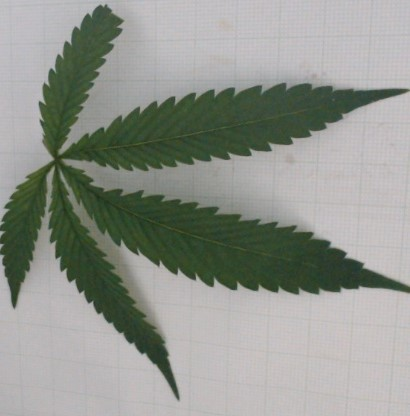
#> input picture image_RGB_20240509_051944_1.jpg, 410 x 416 px
$ python rBG.py
#> lines starting #> are read from the running program, lines starting #| are printed output that depends on the picture; after the words box and inside, x2 and y2 are one past the last pixel; in counts of white or black regions, pixels touching at a corner belong together
import cv2
import numpy as np
import matplotlib.pyplot as plt

# โหลดภาพ
image = cv2.imread('image_RGB_20240509_051944_1.jpg')
#> image is the input picture: shape (416, 410, 3); mean B, G, R 141.7, 149.2, 145.4

# แปลงภาพเป็นแบบ HSV
hsv = cv2.cvtColor(image, cv2.COLOR_BGR2HSV)
#> hsv: shape (416, 410, 3); mean H, S, V 75, 29.6, 151.2

# กำหนดขอบเขตสีเขียวในภาพ HSV
lower_green = np.array([25, 40, 40])
upper_green = np.array([80, 255, 255])

# สร้างหน้ากาก (mask) สำหรับสีเขียว
mask = cv2.inRange(hsv, lower_green, upper_green)
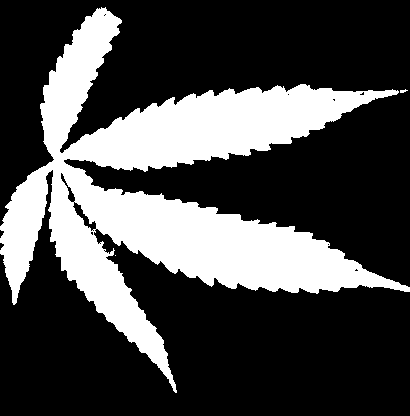
#> mask: shape (416, 410); 28.8% white; 3 white regions (2 under 20 px), largest, box (x1, y1, x2, y2) and area: (0, 7, 410, 393) 49076

# ทำการกลับสีของหน้ากากเพื่อให้พื้นหลังเป็นสีขาวและวัตถุเป็นสีดำ
mask_inv = cv2.bitwise_not(mask)

# แยกใบไม้ออกจากภาพโดยใช้หน้ากาก
result = cv2.bitwise_and(image, image, mask=mask)
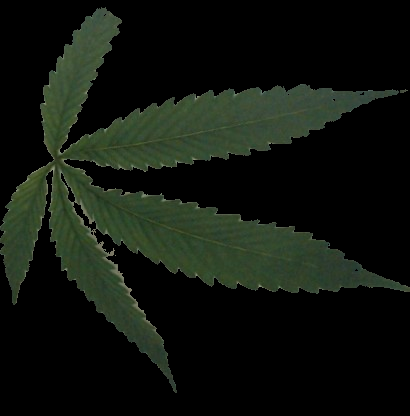
#> result: shape (416, 410, 3); mean B, G, R 14.3, 21.3, 16.2

# สร้างพื้นหลังสีขาว
white_background = np.full_like(image, 255)

# รวมภาพใบไม้กับพื้นหลังสีขาว
final_image = cv2.bitwise_or(result, white_background, mask=mask_inv)

# แสดงผลลัพธ์โดยใช้ matplotlib
plt.subplot(1, 3, 1)
plt.title("Original Image")
plt.imshow(cv2.cvtColor(image, cv2.COLOR_BGR2RGB))

plt.subplot(1, 3, 2)
plt.title("Masked Image")
plt.imshow(cv2.cvtColor(result, cv2.COLOR_BGR2RGB))

plt.subplot(1, 3, 3)
plt.title("Final Image")
plt.imshow(cv2.cvtColor(final_image, cv2.COLOR_BGR2RGB))

plt.show()
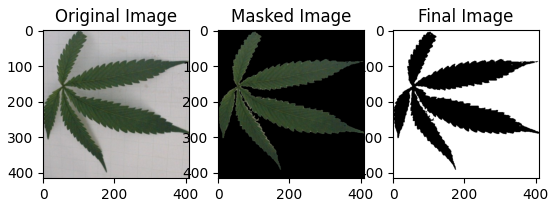
#> figure drawn by matplotlib, 3 panels

# บันทึกผลลัพธ์
cv2.imwrite('masked_image.jpg', result)
cv2.imwrite('final_image.jpg', final_image)

$ run again, with image_RGB_20240509_065049_1.jpg copied over image_RGB_20240509_051944_1.jpg
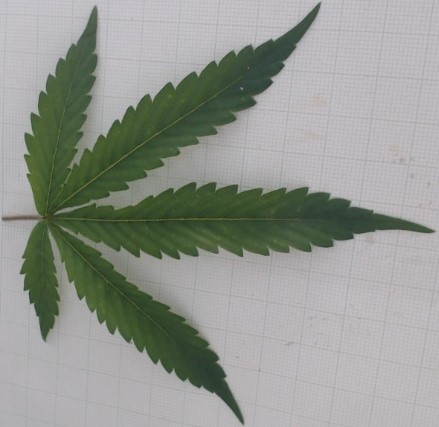
#> input picture image_RGB_20240509_065049_1.jpg, 439 x 427 px
#> image is the input picture: shape (427, 439, 3); mean B, G, R 144.8, 151.7, 148
#> hsv: shape (427, 439, 3); mean H, S, V 108.1, 29.2, 154
#> `mask = cv2.inRange(hsv, lower_green, upper_green)`:
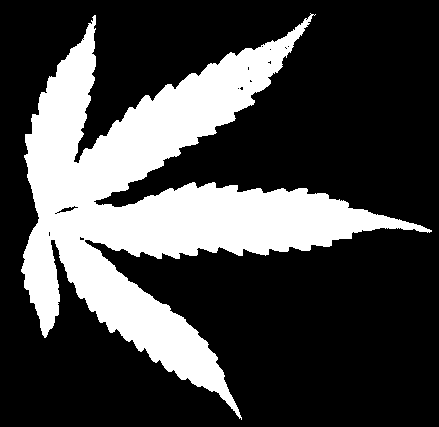
#> mask: shape (427, 439); 27% white; 1 white region, box (x1, y1, x2, y2) and area: (21, 13, 432, 420) 50694
#> `plt.show()`:
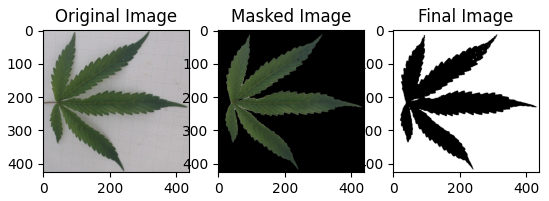
#> figure drawn by matplotlib, 3 panels

$ run again, with image_RGB_20240509_072631_1.jpg copied over image_RGB_20240509_051944_1.jpg
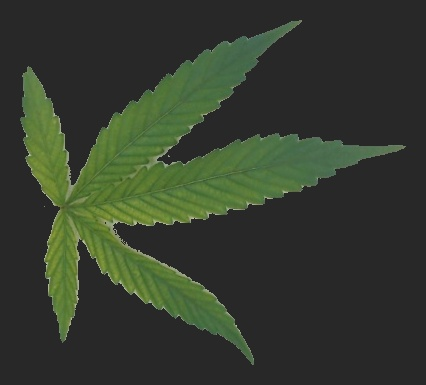
#> input picture image_RGB_20240509_072631_1.jpg, 426 x 385 px
#> image is the input picture: shape (385, 426, 3); mean B, G, R 46.1, 60, 52.2
#> hsv: shape (385, 426, 3); mean H, S, V 19.2, 31.9, 60.1
#> `mask = cv2.inRange(hsv, lower_green, upper_green)`:
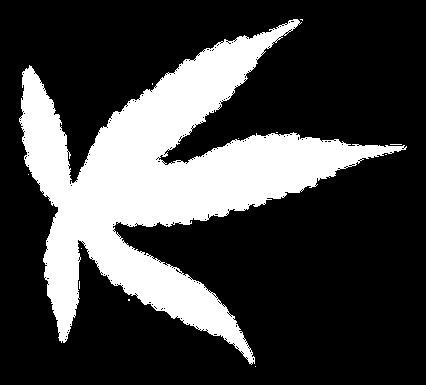
#> mask: shape (385, 426); 26% white; 12 white regions (11 under 20 px), largest, box (x1, y1, x2, y2) and area: (19, 19, 407, 365) 42682
#> `plt.show()`:
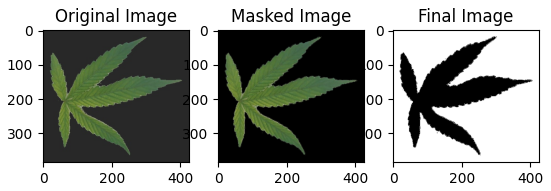
#> figure drawn by matplotlib, 3 panels
